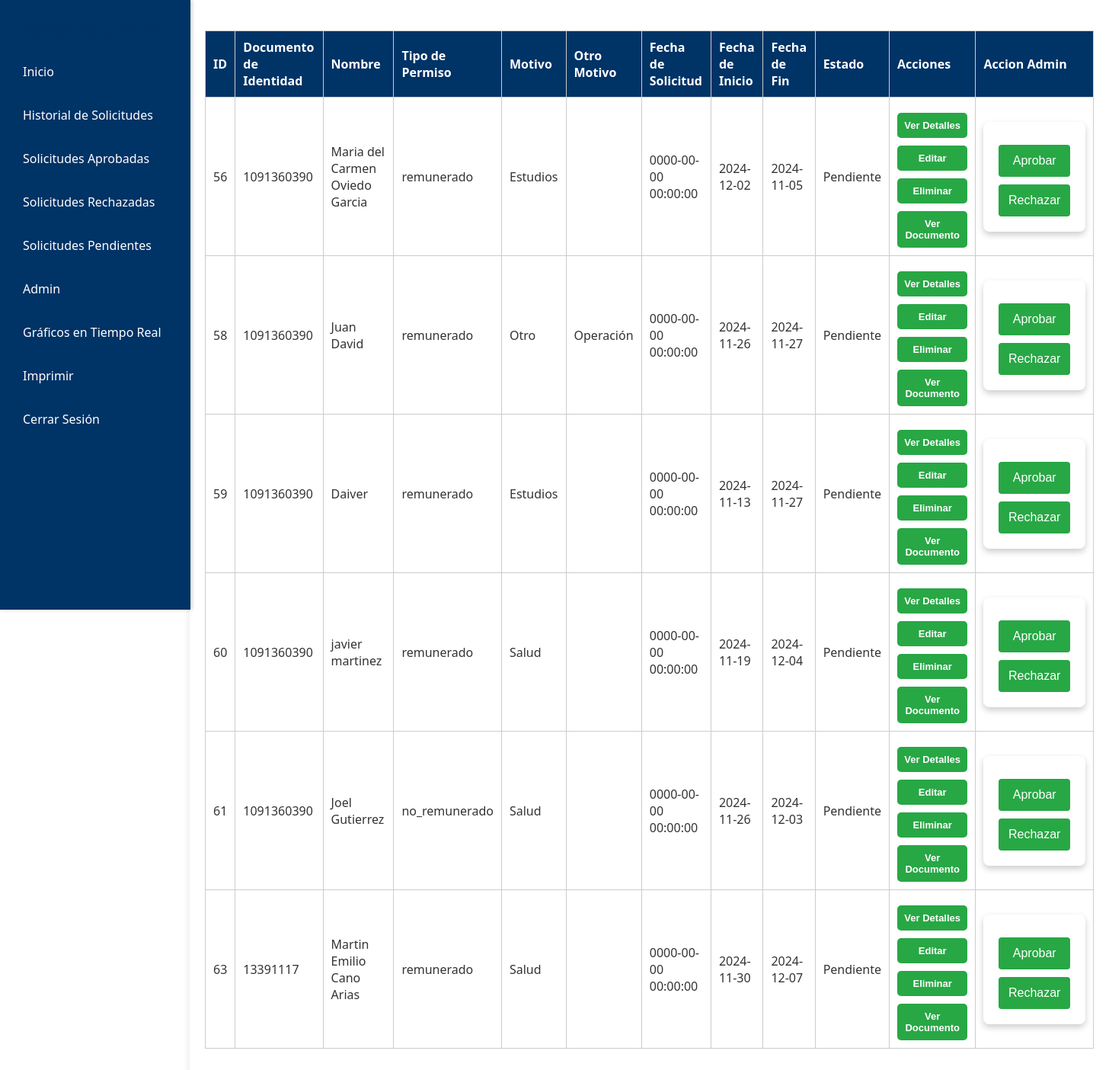
Screenshot of /dashboard.php?section=solicitudes_pendientes (signed in) with the database file from the repository.
### tables this page shows
CREATE TABLE `permisos` (
  `id` int(11) NOT NULL,
  `documento_identidad` varchar(50) DEFAULT NULL,
  `tipo_permiso` varchar(50) DEFAULT NULL,
  `fecha_permiso` datetime DEFAULT current_timestamp(),
  `estado` enum('Pendiente','Aprobado','Rechazado') DEFAULT 'Pendiente',
  `nombre` varchar(50) DEFAULT NULL,
  `celular` varchar(20) DEFAULT NULL,
  `riesgo` varchar(20) DEFAULT NULL,
  `documento` varchar(255) DEFAULT NULL,
  `fecha_solicitud` timestamp NULL DEFAULT current_timestamp() ON UPDATE current_timestamp(),
  `duracion` int(11) DEFAULT NULL,
  `unidad_duracion` enum('horas','dias','meses') NOT NULL,
  `email` varchar(100) DEFAULT NULL,
  `fecha_inicio` date DEFAULT NULL,
  `fecha_fin` date DEFAULT NULL,
  `usuario_id` int(11) DEFAULT NULL,
  `Motivo` varchar(255) DEFAULT NULL,
  `comentario_admin` text DEFAULT NULL,
  `otro_motivo` varchar(255) DEFAULT NULL,
  `motivo_otro` varchar(255) DEFAULT NULL
);

### solicitudes_pendientes.php (the view, shortened to what this page needs)
<?php
include 'db.php';
$sql = "SELECT id, documento_identidad, nombre, tipo_permiso, motivo, otro_motivo, fecha_solicitud, fecha_inicio, fecha_fin, estado
        FROM permisos
        WHERE estado = 'Pendiente'
        ORDER BY fecha_solicitud DESC";
$result = $conn->query($sql);
echo "<table border='1'>";
echo "<tr>
        <th>ID</th>
        <th>Documento de Identidad</th>
        <th>Nombre</th>
        <th>Tipo de Permiso</th>
        <th>Motivo</th>
        <th>Otro Motivo</th>
        <th>Fecha de Solicitud</th>
        <th>Fecha de Inicio</th>
        <th>Fecha de Fin</th>
        <th>Estado</th>
        <th>Acciones</th>
        <th>Accion Admin</th>
      </tr>";
if ($result->num_rows > 0) {
    while ($row = $result->fetch_assoc()) {
        echo "<tr>";
        echo "<td>" . htmlspecialchars($row['id']) . "</td>";
        echo "<td>" . htmlspecialchars($row['documento_identidad']) . "</td>";
        echo "<td>" . htmlspecialchars($row['nombre']) . "</td>";
        echo "<td>" . htmlspecialchars($row['tipo_permiso']) . "</td>";
        echo "<td>" . htmlspecialchars($row['motivo']) . "</td>";
        echo "<td>" . htmlspecialchars($row['otro_motivo']) . "</td>";
        echo "<td>" . htmlspecialchars($row['fecha_solicitud']) . "</td>";
        echo "<td>" . htmlspecialchars($row['fecha_inicio']) . "</td>";
        echo "<td>" . htmlspecialchars($row['fecha_fin']) . "</td>";
        echo "<td>" . htmlspecialchars($row['estado']) . "</td>";
        echo "<td>
        <a href='ver_Detalles.php?id=" . htmlspecialchars($row['id']) . "'>
            <button class='btn'>Ver Detalles</button>
        </a>
        <a href='editar.php?id=" . htmlspecialchars($row['id']) . "'>
            <button class='btn'>Editar</button>
        </a>
        <a href='eliminar.php?id=" . htmlspecialchars($row['id']) . "' onclick='return confirm(\"¿Estás seguro de que deseas eliminar esta solicitud?\")'>
            <button class='btn'>Eliminar</button>
        </a>
        <a href='ver_documento.php?id=" . htmlspecialchars($row['id']) . "'>
            <button class='btn'>Ver Documento</button>
        </a>
      </td>";
        echo "<td>
                <form method='POST'>
                    <input type='hidden' name='id_permiso' value='" . htmlspecialchars($row['id']) . "'>
                    <button type='submit' name='aprobar'>Aprobar</button>
                    <button type='submit' name='rechazar'>Rechazar</button>
                </form>
              </td>";
        echo "</tr>";
    }
} else {
    echo "<tr><td colspan='10'>No hay solicitudes pendientes.</td></tr>";
}
echo "</table>";
?>

### styles.css (style rules this page uses)
* { margin: 0; padding: 0; box-sizing: border-box; }
:root { --color-azul-oscuro: #003366; --color-azul-claro: #00509e; --color-verde: #28a745; --color-verde-oscuro: #218838; --color-rojo: #dc3545; --color-blanco: #ffffff; --color-gris-claro: #f4f4f4; --color-gris-medio: #f9f9f9; }
body { font-family: system-ui, -apple-system, BlinkMacSystemFont, 'Segoe UI', Roboto, Oxygen, Ubuntu, Cantarell, 'Open Sans', 'Helvetica Neue', sans-serif; background-color: var(--color-blanco); color: #333; display: flex; align-items: center; justify-content: center; height: 100vh; }
.btn { display: inline-block; padding: 9px 8px; font-size: 1rem; font-weight: bold; color: var(--color-blanco); text-decoration: none; border-radius: 5px; transition: background-color 0.3s ease; }
.btn:nth-child(1) { background-color: var(--color-verde); }
form, .form { background-color: var(--color-blanco); padding: 20px; border-radius: 8px; box-shadow: 0 4px 8px rgba(0, 0, 0, 0.2); max-width: 400px; margin: 0 auto; text-align: center; }
button { width: 100%; padding: 12px; font-size: 16px; background-color: var(--color-verde); color: var(--color-blanco); border: none; border-radius: 4px; cursor: pointer; transition: background 0.3s; margin-top: 10px; }
.btn { padding: 9px 9px; background-color: #007bff; color: #fff; border: none; border-radius: 5px; cursor: pointer; font-size: 13px; }
table { width: 100%; border-collapse: collapse; margin: 20px 0; }
table, th, td { border: 1px solid #ccc; }
th, td { padding: 10px; text-align: left; }
th { background-color: var(--color-azul-oscuro); color: var(--color-blanco); }

### rows the page displays
permisos: id "56", documento_identidad "1091360390", nombre "Maria del Carmen Oviedo Garcia", tipo_permiso "remunerado", Motivo "Estudios", fecha_solicitud "0000-00-00 00:00:00", fecha_inicio "2024-12-02", fecha_fin "2024-11-05", estado "Pendiente"
permisos: id "58", documento_identidad "1091360390", nombre "Juan David", tipo_permiso "remunerado", Motivo "Otro", otro_motivo "Operación", fecha_solicitud "0000-00-00 00:00:00", fecha_inicio "2024-11-26", fecha_fin "2024-11-27", estado "Pendiente"
permisos: id "59", documento_identidad "1091360390", nombre "Daiver", tipo_permiso "remunerado", Motivo "Estudios", fecha_solicitud "0000-00-00 00:00:00", fecha_inicio "2024-11-13", fecha_fin "2024-11-27", estado "Pendiente"
permisos: id "60", documento_identidad "1091360390", nombre "javier martinez", tipo_permiso "remunerado", Motivo "Salud", fecha_solicitud "0000-00-00 00:00:00", fecha_inicio "2024-11-19", fecha_fin "2024-12-04", estado "Pendiente"
permisos: id "61", documento_identidad "1091360390", nombre "Joel Gutierrez", tipo_permiso "no_remunerado", Motivo "Salud", fecha_solicitud "0000-00-00 00:00:00", fecha_inicio "2024-11-26", fecha_fin "2024-12-03", estado "Pendiente"
permisos: id "63", documento_identidad "13391117", nombre "Martin Emilio Cano Arias", tipo_permiso "remunerado", Motivo "Salud", fecha_solicitud "0000-00-00 00:00:00", fecha_inicio "2024-11-30", fecha_fin "2024-12-07", estado "Pendiente"
